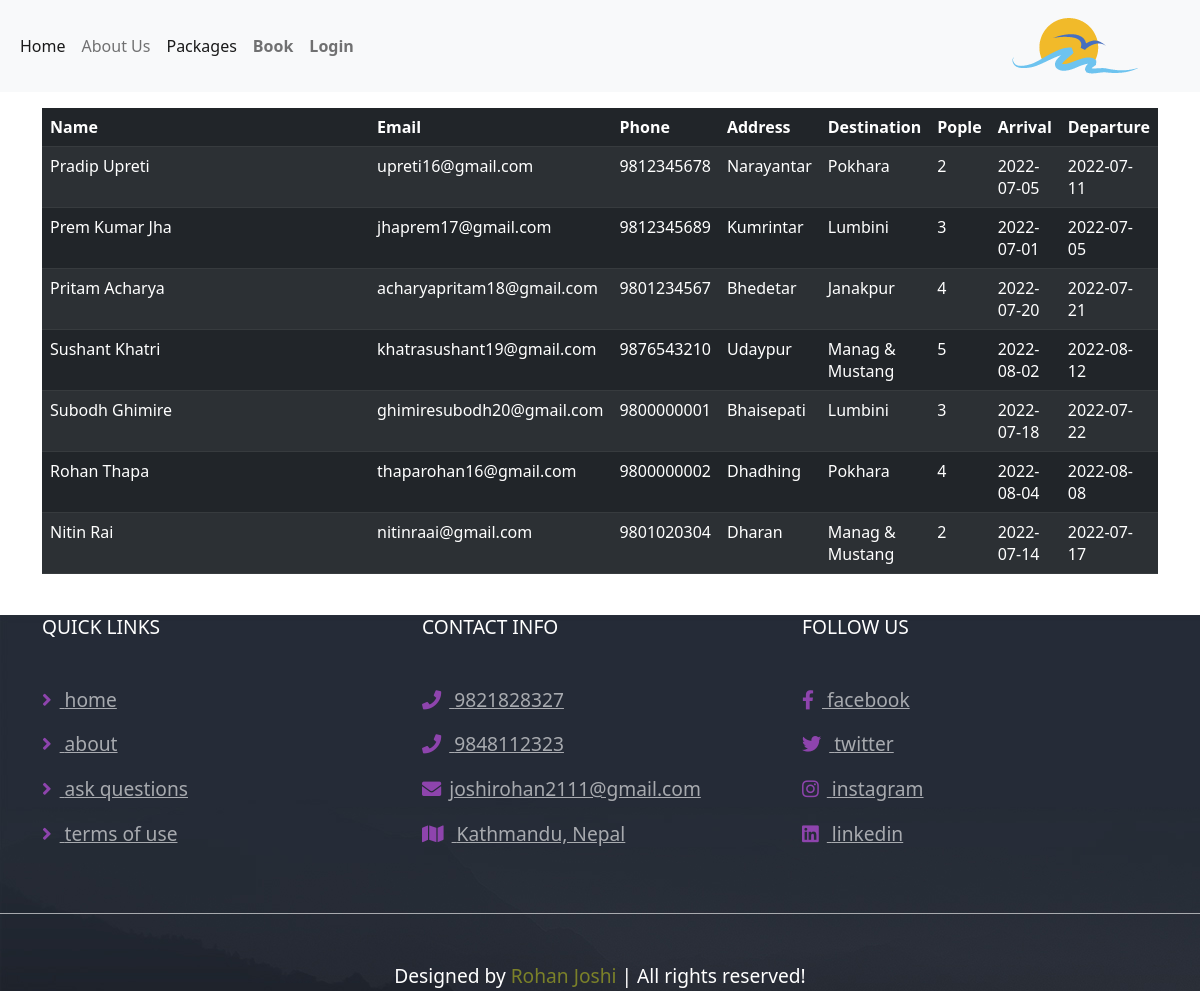
The page /booked_data.php on the database its author committed.
### tables this page shows
CREATE TABLE `booking` (
  `id` int(11) NOT NULL,
  `name` varchar(25) NOT NULL,
  `email` varchar(30) NOT NULL,
  `phone` varchar(20) NOT NULL,
  `address` varchar(24) NOT NULL,
  `destination` varchar(30) NOT NULL,
  `people` int(11) NOT NULL,
  `arrival` varchar(51) NOT NULL,
  `departure` varchar(51) NOT NULL
);

### booked_data.php (the view, shortened to what this page needs)
<?php include('database.php'); ?>
<?php include('navbar.php'); ?>
<!DOCTYPE html>
<html lang="en">
<head>
    <link rel="stylesheet" href="https://cdn.jsdelivr.net/npm/bootstrap@5.2.0-beta1/dist/css/bootstrap.min.css"  rel="stylesheet"
>
   <link rel="stylesheet" href="https://cdnjs.cloudflare.com/ajax/libs/font-awesome/5.15.4/css/all.min.css">
<link rel="stylesheet" href="index.css">
</head>
<body>
<div class="container">
<div class="row">
    <div class="col-md-12">
    <table class="table table-dark table-striped">
    <tr class="table table-dark table-striped">
        <thead>
        <th class="table table-dark table-striped">Name</th>
        <th class="table table-dark table-striped">Email</th>
        <th class="table table-dark table-striped">Phone</th>
        <th class="table table-dark table-striped">Address</th>
        <th class="table table-dark table-striped">Destination</th>
        <th class="table table-dark table-striped">Pople</th>
        <th class="table table-dark table-striped">Arrival</th>
        <th class="table table-dark table-striped">Departure</th>
        </thead>
    </tr>
    <tbody>
<?php
$query = "select * from booking";
$result = $conn ->query($query);
while($data = $result->fetch_assoc()){ ?>
<tr class="table table-dark table-striped">
    <td class="table table-dark table-striped"><?php echo $data['name']; ?></td>
    <td class="table table-dark table-striped"><?php echo $data['email']; ?></td>
    <td class="table table-dark table-striped"><?php echo $data['phone']; ?></td>
    <td class="table table-dark table-striped"><?php echo $data['address']; ?></td>
    <td class="table table-dark table-striped"><?php echo $data['destination']; ?></td>
    <td class="table table-dark table-striped"><?php echo $data['people']; ?></td>
    <td class="table table-dark table-striped"><?php echo $data['arrival']; ?></td>
    <td class="table table-dark table-striped"><?php echo $data['departure']; ?></td>
</tr>
<?php } ?>
</tbody>
</table>
</div>
</div>
</div>
<?php include('footer.php'); ?>
</body>
</html>

### index.css (style rules this page uses)
:root { --main-color:#8e44ad; --black:#222; --white:#fff; --light-black:#777; --light-white:#fff9; --dark-bg:rgba(0,0,0,.7); --light-bg:#eee; --border:.1rem solid var(--black); --box-shadow:0 .5rem 1rem rgba(0,0,0,.1); --text-shadow:0 1.5rem 3rem rgba(0,0,0,.3); }

### rows shown on the page
booking: name "Pradip Upreti", email "upreti16@gmail.com", phone "9812345678", address "Narayantar", destination "Pokhara", people "2", arrival "2022-07-05", departure "2022-07-11"
booking: name "Prem Kumar Jha", email "jhaprem17@gmail.com", phone "9812345689", address "Kumrintar", destination "Lumbini", people "3", arrival "2022-07-01", departure "2022-07-05"
booking: name "Pritam Acharya", email "acharyapritam18@gmail.com", phone "9801234567", address "Bhedetar", destination "Janakpur", people "4", arrival "2022-07-20", departure "2022-07-21"
booking: name "Sushant Khatri", email "khatrasushant19@gmail.com", phone "9876543210", address "Udaypur", destination "Manag & Mustang", people "5", arrival "2022-08-02", departure "2022-08-12"
booking: name "Subodh Ghimire", email "ghimiresubodh20@gmail.com", phone "9800000001", address "Bhaisepati", destination "Lumbini", people "3", arrival "2022-07-18", departure "2022-07-22"
booking: name "Rohan Thapa", email "thaparohan16@gmail.com", phone "9800000002", address "Dhadhing", destination "Pokhara", people "4", arrival "2022-08-04", departure "2022-08-08"
booking: name "Nitin Rai", email "nitinraai@gmail.com", phone "9801020304", address "Dharan", destination "Manag & Mustang", people "2", arrival "2022-07-14", departure "2022-07-17"
